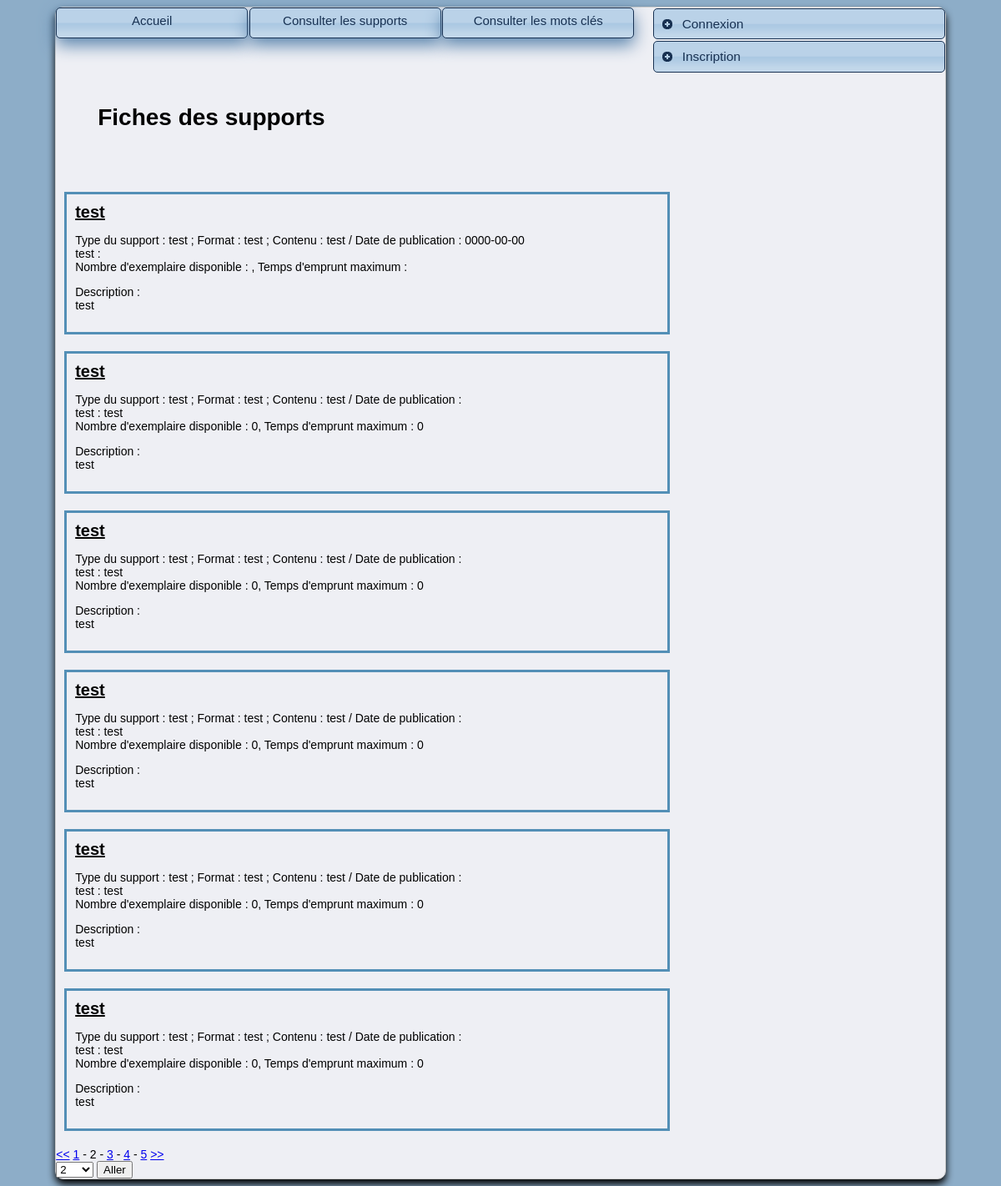
Page /index.php?page0=consul_support&page=2 on the earlier database version.
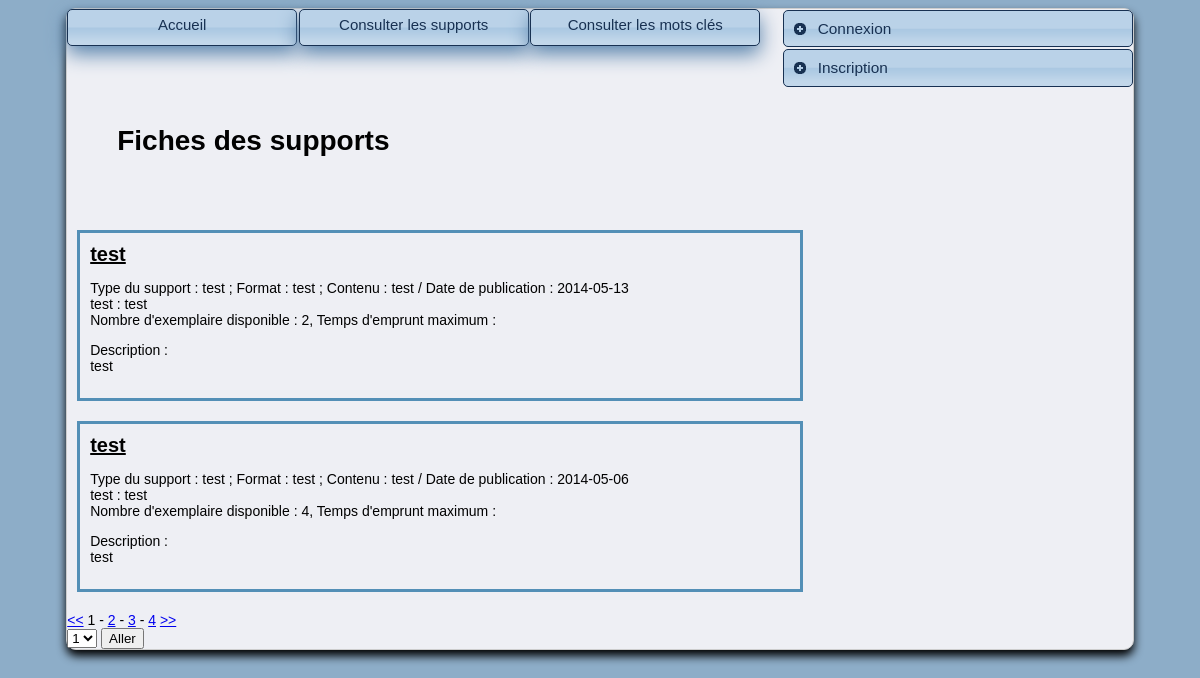
Same page on the later database version.
### tables this page shows
CREATE TABLE IF NOT EXISTS `support` (
  `id_support` int(11) NOT NULL AUTO_INCREMENT,
  `titre_support` varchar(100) DEFAULT NULL,
  `type_support` varchar(50) DEFAULT NULL,
  `type_format` varchar(50) DEFAULT NULL,
  `type_contenu` varchar(50) DEFAULT NULL,
  `date_publication` date DEFAULT NULL,
  `createur_support` varchar(100) DEFAULT NULL,
  `type_createur` varchar(15) DEFAULT NULL,
  `description_support` text,
  `nbExemplaire` int(3) DEFAULT NULL,
  `nbExemplaireDispo` int(5) DEFAULT NULL,
  `nb_consultation` int(10) DEFAULT NULL,
  `tps_emprunt_max` int(2) DEFAULT NULL,
  PRIMARY KEY (`id_support`)
);

### controleurs/consul_support.php (called while the page is built, shortened)
<?php
require_once('modeles/support.class.php');
include('vues/consul_support.php');
?>

### modeles/support.class.php (the view, shortened to what this page needs)
<?php
class Support{
    public static function supportPage($numPage){
        $sql = "SELECT * from support LIMIT " . $numPage * 6 . ", 6";
        $bdd = connect();
        $requete = $bdd->query($sql);
        while($value = $requete -> fetch(PDO::FETCH_ASSOC)){
            echo "<div class=\"fiche_support\">"
            . "<div class=\"titre_fiche\">".$value['titre_support']."</div>"
            . "<p>Type du support : ".$value['type_support']." ; "
            . "Format : ".$value['type_format']." ; "
            . "Contenu : ".$value['type_contenu']." / "
            . "Date de publication : ".$value['date_publication']."<br>"
            . "".$value['type_createur']." : ".$value['createur_support']."<br>"
            . "Nombre d'exemplaire disponible : ".$value['nbExemplaireDispo'].", "
            . "Temps d'emprunt maximum : ".$value['tps_emprunt_max']."</p>"
            . "<p>Description :<br>".$value['description_support']."</p></div>";
        }
    }
    public static function nombreSupport(){
        $sql = "SELECT COUNT(*) AS nbSupport FROM support";
        $bdd = connect();
        $requete = $bdd->query($sql);
       $value = $requete -> fetch(PDO::FETCH_ASSOC);
       return $value["nbSupport"];
    }
}
?>

### vues/consul_support.php (shortened to what this page needs)
<?php include("vues/connexion.php") ?>
<div id="zone_de_texte">
    <?php include("vues/menu/menu.php"); ?>
    <br>
    <div class="titre_partie"><h1>Fiches des supports</h1></div>
    <div id="support-wrapper">
	    <?php
            $nbPage = ceil(Support::nombreSupport() / 6);
    		if(!isset($_GET["page"]) || $_GET["page"] < 1 || $_GET["page"] > $nbPage){
    			Support::supportPage(0);
    		}
    		else{
                    Support::supportPage($_GET["page"] - 1);
    		}
    	?>
        <div class="nav-page">
            <a title="Première page" href="http://localhost/appMediatheque/index.php?page0=consul_support&page=1"><<</a>
            <?php
                if(!isset($_GET["page"]) || $_GET["page"] < 1 || $_GET["page"] > $nbPage){
                    echo " " . 1 . " ";
                    for ($i = 2; $i < 5; $i++) {
                        echo '- <a title="Première page" href="http://localhost/appMediatheque/index.php?page0=consul_support&page=' . $i . '">' . $i . '</a> ';
                    }
    		}
    		else{
                    for ($i = $_GET["page"] - 3; $i < $_GET["page"]; $i++) {
                        if($i < 1 ) continue;
                        echo ' <a title="Première page" href="http://localhost/appMediatheque/index.php?page0=consul_support&page=' . $i . '">' . $i . '</a> -';
                    }
                    echo " " . $_GET["page"] . " ";
                    for ($i = $_GET["page"] + 1; $i < $_GET["page"] + 4 && $i <= $nbPage; $i++) {
                        echo '- <a title="Première page" href="http://localhost/appMediatheque/index.php?page0=consul_support&page=' . $i . '">' . $i . '</a> ';
                    }
    		}
            ?>
            <a title="Dernière page" href="http://localhost/appMediatheque/index.php?page0=consul_support&page=<?php echo $nbPage?>">>></a>
            <form  method="get" action="#" >
                <select name="page">
                <?php
                    for ($i=1; $i <= $nbPage; $i++) {
                        if ($i == $_GET["page"]) {
                            echo "<option selected value=".$i.">".$i."</option>";
                        }
                        else {
                            echo "<option value=".$i.">".$i."</option>";
                        }
                    }
                ?>
                </select>
                <input type="submit" value="Aller"/>
            </form>
        </div>
    </div>
</div>

Differences in the rows shown:
removed support: titre_support "test", type_support "test", type_format "test", type_contenu "test", date_publication "0000-00-00", type_createur "test", description_support "test"
removed support: titre_support "test", type_support "test", type_format "test", type_contenu "test", type_createur "test", createur_support "test", nbExemplaireDispo "0", tps_emprunt_max "0", description_support "test"
removed support: titre_support "test", type_support "test", type_format "test", type_contenu "test", type_createur "test", createur_support "test", nbExemplaireDispo "0", tps_emprunt_max "0", description_support "test"
removed support: titre_support "test", type_support "test", type_format "test", type_contenu "test", type_createur "test", createur_support "test", nbExemplaireDispo "0", tps_emprunt_max "0", description_support "test"
removed support: titre_support "test", type_support "test", type_format "test", type_contenu "test", type_createur "test", createur_support "test", nbExemplaireDispo "0", tps_emprunt_max "0", description_support "test"
removed support: titre_support "test", type_support "test", type_format "test", type_contenu "test", type_createur "test", createur_support "test", nbExemplaireDispo "0", tps_emprunt_max "0", description_support "test"
now on this page (row unchanged): support: titre_support "test", type_support "test", type_format "test", type_contenu "test", date_publication "2014-05-13", type_createur "test", createur_support "test", nbExemplaireDispo "2", description_support "test"
now on this page (row unchanged): support: titre_support "test", type_support "test", type_format "test", type_contenu "test", date_publication "2014-05-06", type_createur "test", createur_support "test", nbExemplaireDispo "4", description_support "test"
Other differences:
form field page: "2" → "1"
$_GET["page"]: "2" → (not shown)
text now shown: "1"
new list line: "- 2"
new list line: "- 3"
new list line: "- 4"
list line gone: "1 -"
list line gone: "- 3"
list line gone: "- 4"
list line gone: "- 5"
